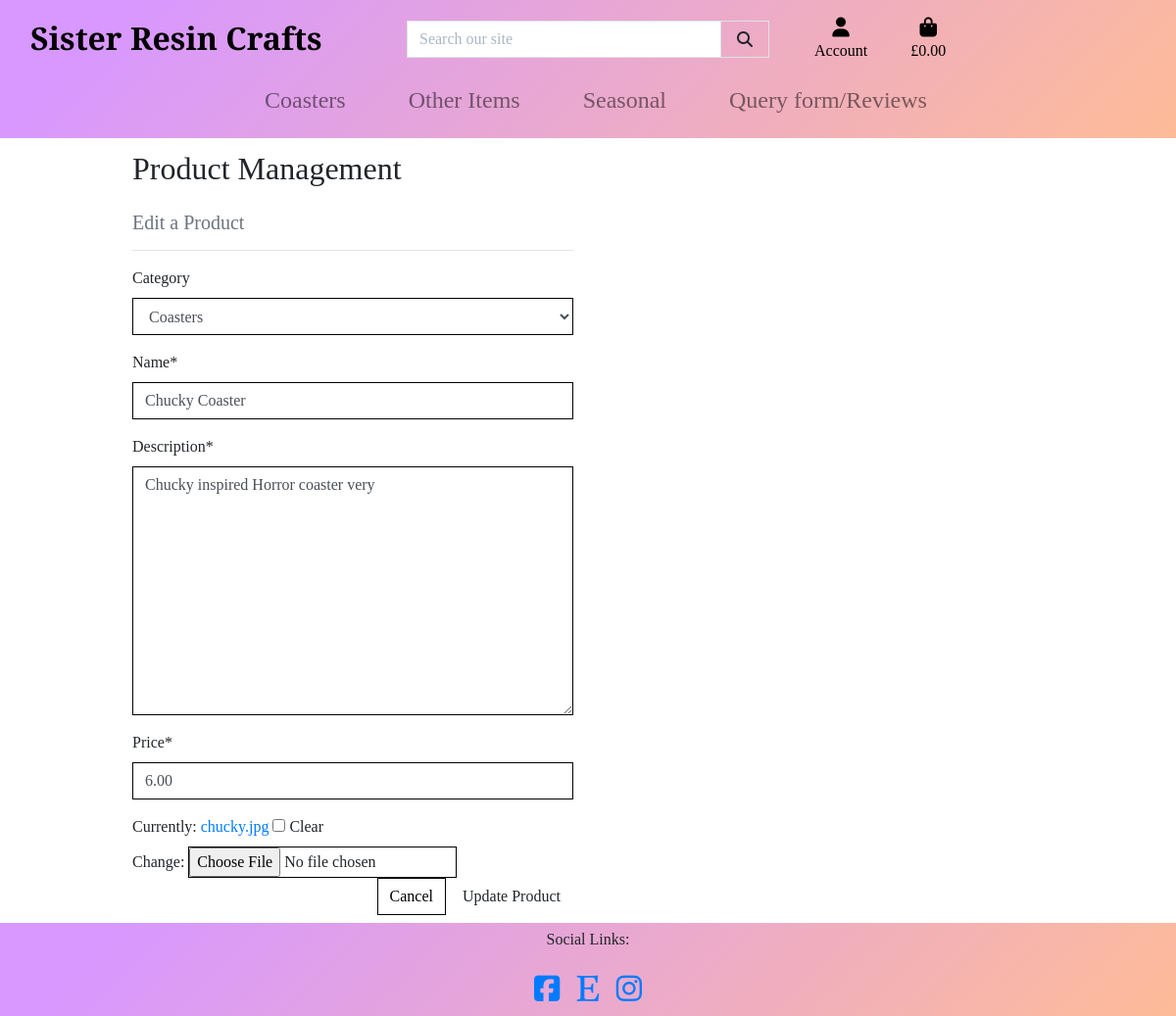
Page /products/edit/1/ (signed in) on the earlier database version.
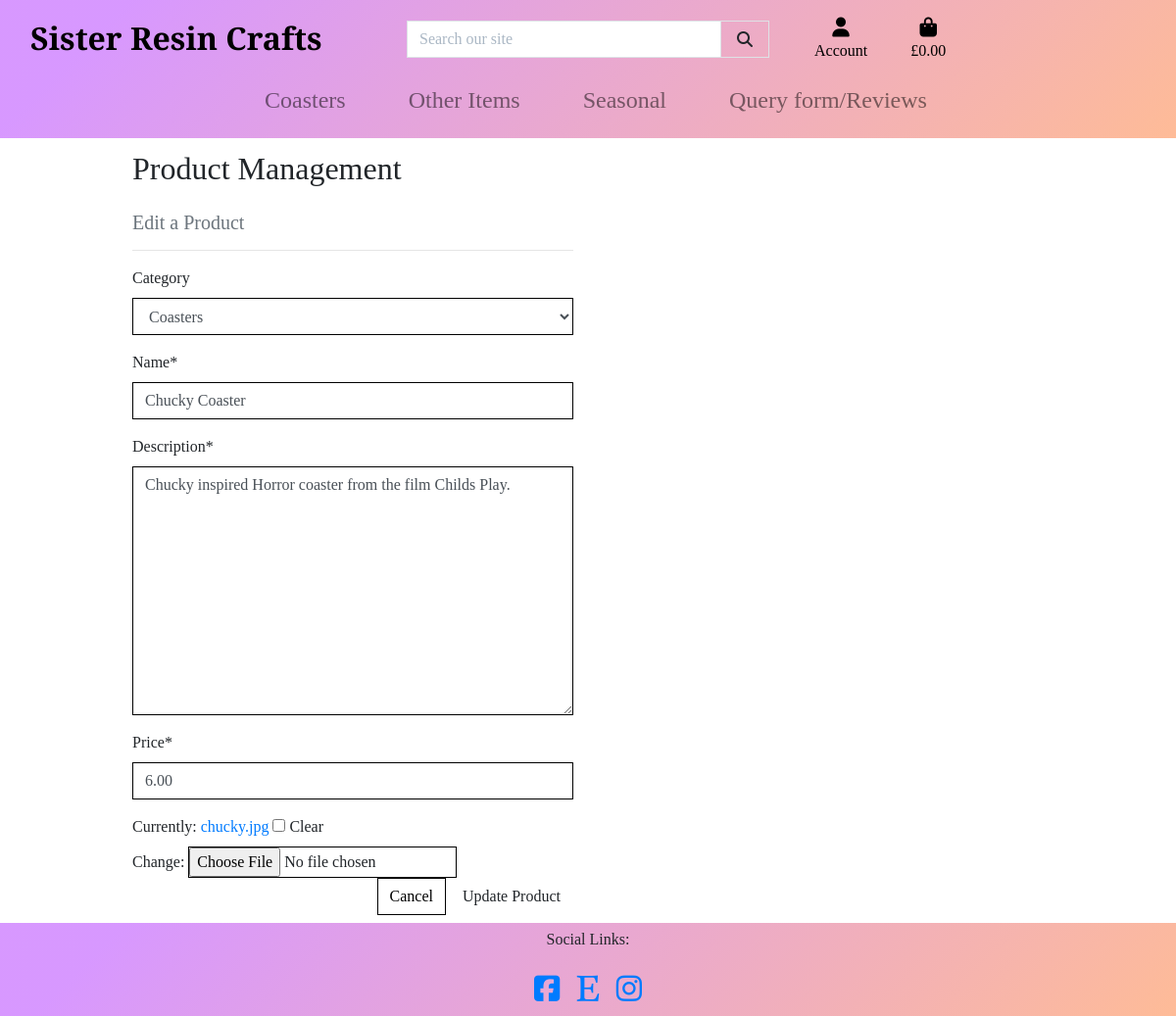
Same page on the later database version.
### products/models.py (models this page shows, shortened)
class Product(models.Model):
    category = models.ForeignKey('Category', null=True, blank=True, on_delete=models.SET_NULL)
    name = models.CharField(max_length=300)
    description = models.TextField()
    price = models.DecimalField(max_digits=6, decimal_places=2)
    image = models.ImageField(null=True, blank=True)

### products/views.py (the view)
# urls.py: path('edit/<int:product_id>/', views.edit_product, name='edit_product'),
@login_required
def edit_product(request, product_id):
    if not request.user.is_superuser:
        messages.error(request, 'Sorry, only store owners can do that.')
        return redirect(reverse('home'))
    product = get_object_or_404(Product, pk=product_id)
    if request.method == 'POST':
        form = ProductForm(request.POST, request.FILES, instance=product)
        if form.is_valid():
            form.save()
            messages.success(request, 'Successfully updated product!')
            return redirect(reverse('product_detail', args=[product.id]))
        else:
            messages.error(request, 'Failed to update product. Please ensure the form is valid.')
    else:
        form = ProductForm(instance=product)
        messages.info(request, f'You are editing {product.name}')
    template = 'products/edit_product.html'
    context = {
        'form': form,
        'product': product,
    }
    return render(request, template, context)

### products/forms.py
class ProductForm(forms.ModelForm):
    class Meta:
        model = Product
        fields = '__all__'
        image = forms.ImageField(label='Image', required=False, widget=CustomClearableFileInput)
    def __init__(self, *args, **kwargs):
        super().__init__(*args, **kwargs)
        categories = Category.objects.all()
        friendly_names = [(c.id, c.get_friendly_name()) for c in categories]
        self.fields['category'].choices = friendly_names
        for field_name, field in self.fields.items():
            field.widget.attrs['class'] = 'border-black rounded-0'

### bag/contexts.py (called while the page is built, shortened)
def bag_contents(request):
    bag_items = []
    total = 0
    product_count = 0
    bag = request.session.get('bag', {})
    grand_total = total
    context = {
        'bag_items': bag_items,
        'total': total,
        'product_count': product_count,
        'grand_total': grand_total,
        }
    return context

### products/models.py (called while the page is built)
    def get_friendly_name(self):
        return self.friendly_name

### products/templates/products/edit_product.html (shortened to what this page needs)
{% extends "base.html" %}
{% load static %}
{% block page_header %}
    <div class="container header-container">
    </div>
{% endblock %}
{% block content %}
    <div class="container">
        <div class="row">
            <div class="col-12 col-md-6">
                <h2 class="logo-font mb-4">Product Management</h2>
                <h5 class="text-muted">Edit a Product</h5>
                <hr>
            </div>
        </div>
        <div class="row">
            <div class="col-12 col-md-6">
                <form method="POST" action="{% url 'edit_product' product.id %}" class="form mb-2" enctype="multipart/form-data">
                    {% for field in form %}
                        {% if field.name != 'image' %}
                            {{ field | as_crispy_field }}
                        {% else %}
                            {{ field }}
                        {% endif %}
                    {% endfor %}
                    <div class="text-right">
                        <a class="btn btn-outline-black rounded-0" href="{% url 'products' %}">Cancel</a>
                        <button class="btn btn-black rounded-0" type="submit">Update Product</button>
                    </div>
                </form>
            </div>
        </div>
    </div>
{% endblock %}

Differences in the rows shown:
changed Product "Coasters": description "Chucky inspired Horror coaster very" → "Chucky inspired Horror coaster from the film Childs Play."
